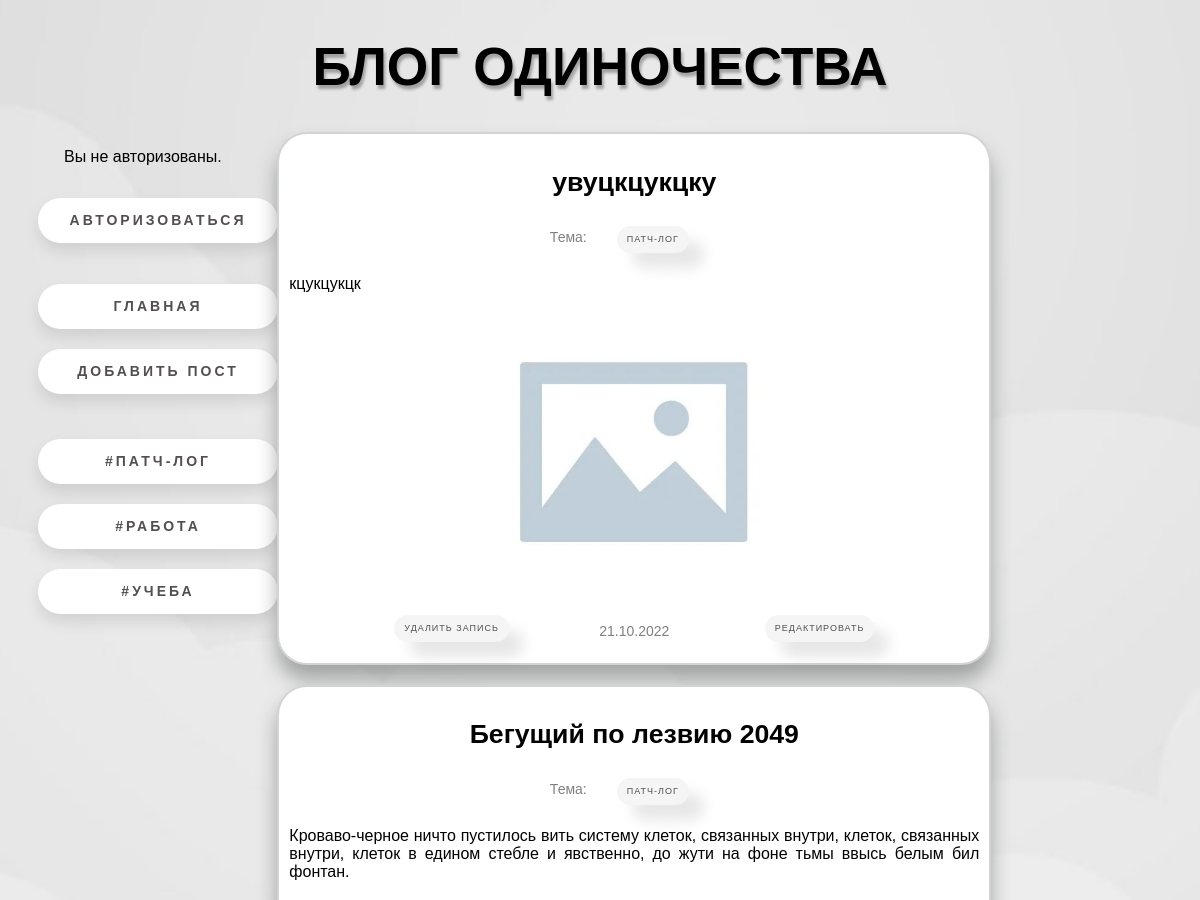
Page /bboard/ (upper part) on the earlier database version.
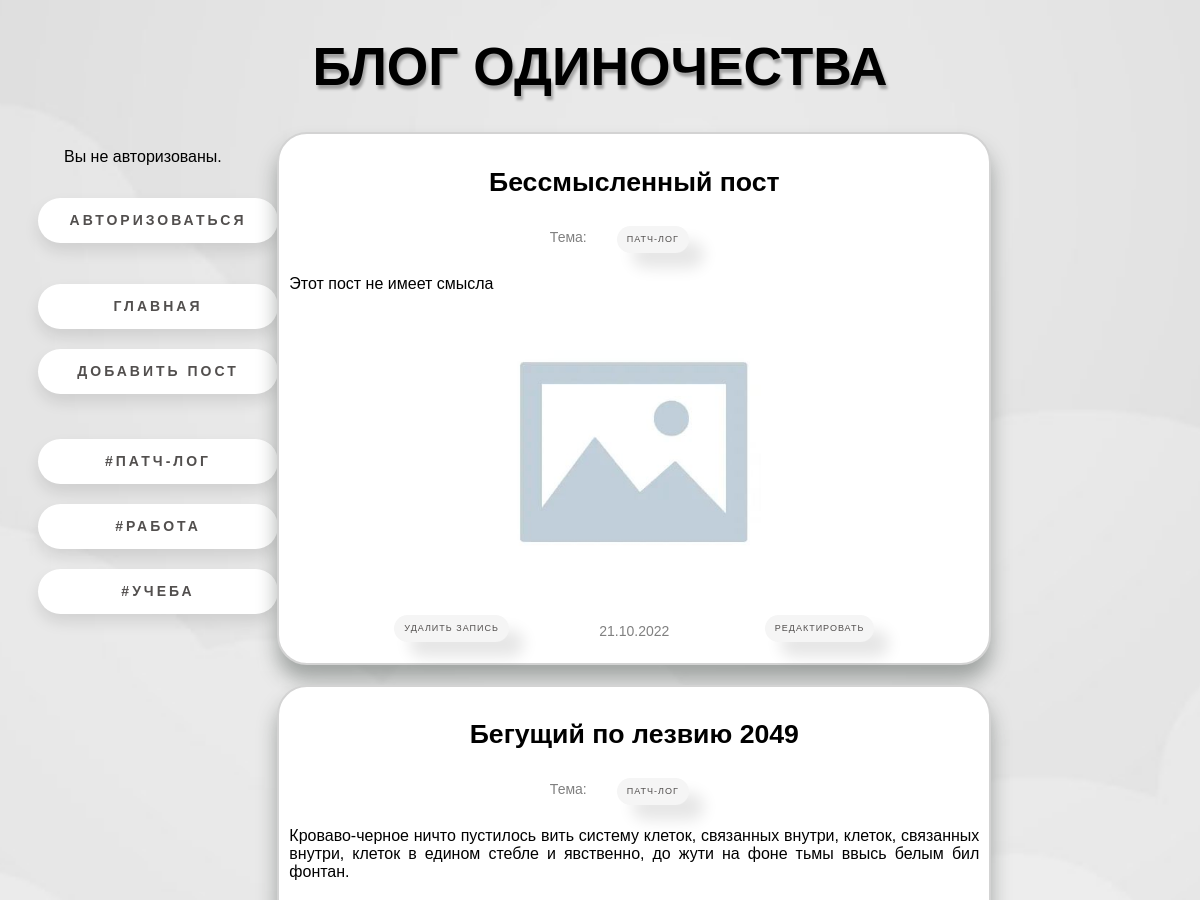
Same page on the later database version.
### bboard/models.py (models this page shows, shortened)
class Bb(models.Model):
    title = models.CharField(max_length=50, verbose_name="Заголовок")
    content = models.TextField(null=True, blank=True, verbose_name="Описание")
    published = models.DateTimeField(
        auto_now_add=True, db_index=True, verbose_name="Опубликовано"
    )
    image = models.ImageField(
        upload_to="images",
        null=True,
        blank=False,
        verbose_name="Картинка",
        default="images/default_pic.jpg",
    )
    rubric = models.ForeignKey(
        "Rubric", null=True, on_delete=models.PROTECT, verbose_name="Рубрика"
    )
    class Meta:
        verbose_name_plural = "Посты"
        verbose_name = "Пост"
        ordering = ["-published"]

class Rubric(models.Model):
    name = models.CharField(max_length=20, verbose_name="Название", db_index=True)
    class Meta:
        verbose_name_plural = "Рубрики"
        verbose_name = "Рубрика"
        ordering = ["name"]

### bboard/views.py (the view)
# urls.py: path("", index, name='index'),
def index(request):
    bbs = Bb.objects.all()
    rubrics = Rubric.objects.all()
    context = {"bbs": bbs, "rubrics": rubrics}
    return render(request, "bboard/index.html", context)

### bboard/templates/bboard/index.html
{% extends "layout/basic.html" %}
{% block content %}
{% for bb in bbs %}
<div class="post_block">
   <h2 class="title">{{ bb.title }}</h2>
   <p class="rubric">Тема:<a href="{% url 'by_rubric' bb.rubric.pk %}" class="post_button">  {{ bb.rubric.name }} </a></p>
   <p>{{ bb.content }}</p>
   {% if bb.image %}
   <img src="{{ bb.image.url }}"  class="picture">
   {% endif %}
   <p style="text-align:center; font-size: 14px; font-family: Montserrat, sans-serif; color: gray"> {{ bb.published|date:"d.m.Y" }}
   <div style="float: left;  margin: -44px 75px;">
      <a href="{% url 'post_delete' bb.id %}" class="post_button">Удалить запись</a>
  </div>
   <div style="float: right;
   margin: -44px 75px;">
      <a href="{% url 'post_edit' bb.id %}" class="post_button">Редактировать</a>
   </div>
</div>
{% endfor %}
{% endblock %}

Differences in the rows shown:
changed Bb: title "увуцкцукцку" → "Бессмысленный пост"; content "кцукцукцк" → "Этот пост не имеет смысла"
